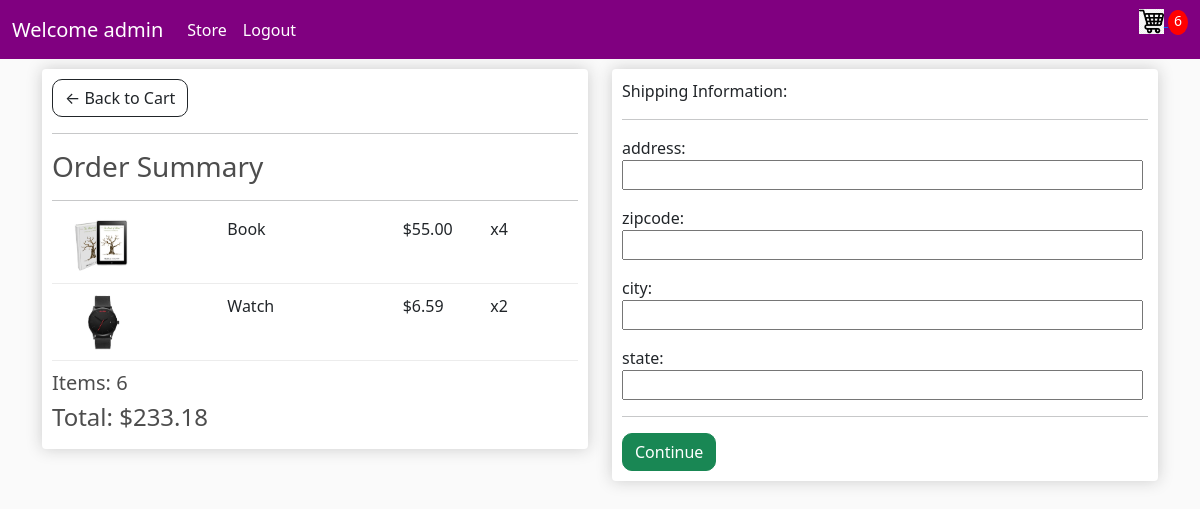
/store/checkout/ (signed in), run on the app's committed database.
### accounts/models.py (models this page shows, shortened)
class MyUser(AbstractBaseUser):
    username = models.CharField(max_length=20, unique=True)
    email = models.EmailField(
        verbose_name='email address',
        max_length=255,
        unique=True,
    )
    is_active = models.BooleanField(default=True)
    is_admin = models.BooleanField(default=False)
    objects = MyUserManager()
    USERNAME_FIELD = 'email'
    REQUIRED_FIELDS = ['username']

### store/models.py (models this page shows, shortened)
class OrderItem(models.Model):
    product = models.ForeignKey(Product,
                on_delete=models.SET_NULL,
                blank=True, null=True)
    order = models.ForeignKey(Order,
                on_delete=models.SET_NULL,
                blank=True, null=True)
    quantity = models.PositiveIntegerField(default=0)
    date_add = models.DateTimeField(auto_now_add=True)
    complete = models.BooleanField(default=False,
                null=True, blank=False)
    transaction_id = models.CharField(max_length=200,
                    null=True)

class Product(models.Model):
    name = models.CharField(max_length=50)
    description = models.CharField(max_length=255)
    price = models.DecimalField(max_digits=7, decimal_places=2)
    created_at = models.DateTimeField(auto_now_add=True)
    image = models.ImageField(null=True, blank=True)
    slug = models.SlugField(max_length=255)
    class Meta:
        verbose_name_plural = 'Products'
        ordering = ('-created_at',)
    @property
    def imageURL(self):
        try:
            url = self.image.url
        except:
            url = ''
        return url

class Order(models.Model):
    customer = models.ForeignKey(Customer,
                 on_delete=models.SET_NULL,
                 blank=True, null=True)
    date_ordered = models.DateTimeField(auto_now_add=True)
    complete = models.BooleanField(default=False,
                null=True, blank=False)
    transaction_id = models.CharField(max_length=200,
                    null=True)
    @property
    def get_cart_items(self):
        orderitems = self.orderitem_set.all()
        items = [orderitem.product for orderitem in orderitems]
        return items
    @property
    def get_cart_total(self):
        orderitems = self.orderitem_set.all()
        total = [int(item.quantity)*item.product.price for item in orderitems]
        return sum(total)
    @property
    def get_cart_quantity(self):
        orderitems = self.orderitem_set.all()
        total = [int(item.quantity) for item in orderitems]
        return sum(total)

### store/views.py (the view)
# urls.py: path('checkout/', views.checkout, name='checkout'),
def checkout(request):
    user = request.user
    if user.is_authenticated == False:
        return redirect('register')
    context = tools.get_data(request)
    print('checkout')
    print(request.method)
    if request.method=="POST":
        print('POST')
        print('body ', request.POST)
        form = UserInformation(data=request.POST)
        if form.is_valid():
            shipping = form.save(context['customer'], context['order'])
            print(shipping)
            context['shipping'] = shipping
            return render(request, 'store/pay_button.html', context=context)
    else:
        form = UserInformation()
        context['form'] = form
        return render(request, 'store/checkout.html', context=context)

### store/forms.py (shortened to what this page needs)
class UserInformation(forms.ModelForm):
    address = forms.CharField(label='address',max_length=100)
    zipcode = forms.CharField(label='zipcode',max_length=100)
    city = forms.CharField(label='city',max_length=100)
    state = forms.CharField(label='state',max_length=100)
    class Meta:
        model = ShippingAddress
        fields = ('address','zipcode','city','state',)
    def __init__(self, *args, **kwargs):
        super(UserInformation, self).__init__(*args, **kwargs) # Call to ModelForm constructor
        self.fields['address'].widget.attrs['style'] = 'width: 99% !important; resize: vertical !important;'
        self.fields['zipcode'].widget.attrs['style'] = 'width: 99% !important; resize: vertical !important;'
        self.fields['city'].widget.attrs['style'] = 'width: 99% !important; resize: vertical !important;'
        self.fields['state'].widget.attrs['style'] = 'width: 99% !important; resize: vertical !important;'

### store/tools.py (called while the page is built)
def get_data(request):
    user = request.user
    products = Product.objects.all()
    myuser = MyUser.objects.filter(email=user.email)[0]
    customer, created = Customer.objects.get_or_create(user=myuser,
                    name=user.username,email=user.email)
    order, created = Order.objects.get_or_create(customer=customer,
                                                complete=False)
    orderitems = order.orderitem_set.all()
    quantity = order.get_cart_quantity
    context = dict(products=products, order=order,
            orderitems=orderitems,
            customer=customer, quantity=quantity)
    return context

### store/templates/store/checkout.html (shortened to what this page needs)
{% extends 'store/index.html' %}
{% load static %}
{% block content %}
<div class="row">
    <div class="col-lg-6">
        <div class="box-element">
            <a class="btn btn-outline-dark" href="{% url 'cart' %}">&#x2190;
                Back to Cart
            </a>
            <hr>
            <h3>Order Summary</h3>
            <hr>
            {% for item in orderitems %}
            <div class="cart-row">
                <div style="flex:2">
                    <img class="row-image" src="{{item.product.imageURL}}">
                </div>
                <div style="flex:2">
                    <p>{{item.product.name}}</p>
                </div>
                <div style="flex:1">
                    <p>${{item.product.price}}</p>
                </div>
                <div style="flex:1">
                    <p>x{{item.quantity}}</p>
                </div>
            </div>
            {% endfor %}
            <h5>Items:    {{order.get_cart_quantity}}</h5>
            <h4>Total:    ${{order.get_cart_total}}</h4>
        </div>
    </div>
    <div class="col-lg-6">
        <div class="box-element" id="form-wrapper">
            <form id="form" method="POST" action="{% url 'checkout' %}">
                <div id="shipping-info">
                    <p>Shipping Information: </p>
                    <hr>
                    {{form.as_p}}
                </div>
                <hr>
                <input id="form-button" class="btn btn-success btn-block" type="submit" value="Continue">
            </form>
        </div>
        <br>
    </div>
</div>
{% endblock content %}

### store/templates/store/index.html (shortened to what this page needs)
{% load static %}
<!DOCTYPE html>
<html>
    <head>
        <link href="https://cdn.jsdelivr.net/npm/bootstrap@5.0.2/dist/css/bootstrap.min.css" rel="stylesheet">
        <link rel="stylesheet" type="text/css" href="{% static 'css/main.css' %}">
    </head>
    <body>
        <nav class="navbar navbar-expand-lg navbar-dark bg-dark">
            <div class="container-fluid">
                {% if user.is_authenticated %}
                <a class="navbar-brand" href="{% url 'store' %}">Welcome {{request.user.username}}</a>
                {% else %}
                <a class="navbar-brand" href="{% url 'store' %}">Ecommerce</a>
                {% endif %}
                <div class="collapse navbar-collapse" id="navbarSupportedContent">
                    <ul class="navbar-nav me-auto mb-2 mb-lg-0">
                        {% if user.is_authenticated %}
                        <li class="nav-item">
                            <a class="nav-link active" aria-current="page" href="{% url 'store' %}">Store</a>
                        </li>
                        <li class="nav-item">
                            <a class="nav-link active" aria-current="page" href="{% url 'logout' %}">Logout</a>
                        </li>
                        {% endif %}
                    </ul>
                    <div class="form-inline my-2 my-lg-0">
                        <a href="{% url 'cart' %}">
                            <img class="logo" src="{% static 'images/cart.png' %}" >
                        </a>
                        {% if quantity %}
                            <p id="cart-total">{{quantity}}</p>
                        {% endif %}
                    </div>
                </div>
            </div>
        </nav>
        <div class="container">
            {% block content %}
            {% endblock content %}
        </div>
    </body>
</html>

### static/css/main.css (style rules this page uses)
body { background-color: hsl(0, 0%, 98%); }
h1,h2,h3,h4,h5,h6 { color:hsl(0, 0%, 30%); }
.box-element { box-shadow:hsl(0, 0%, 80%) 0 0 16px; background-color: #fff; border-radius: 4px; padding: 10px; }
.bg-dark { background-color:purple!important; }
img { width: 25px; }
#cart-total { display: inline-block; text-align: center; color:#fff; background-color: red; width: 20px; height: 25px; border-radius: 50%; font-size: 14px; }
.col-lg-4, .col-lg-6, .col-lg-8, .col-lg-12 { margin-top: 10px; }
.btn { border-radius: 10px; }
.row-image { width: 100px; }
.cart-row { display: flex; align-items: flex-stretch; padding-bottom: 10px; margin-bottom: 10px; border-bottom: 1px solid #ececec; }

### data on the page
MyUser: user.username "admin"
OrderItem: product.imageURL (picture), product.name "Book", product.price "55.00", quantity "4"
OrderItem: product.imageURL (picture), product.name "Watch", product.price "6.59", quantity "2"
Order: get_cart_quantity "6", get_cart_total "233.18"

### other printed values
{{ quantity }} "6"
